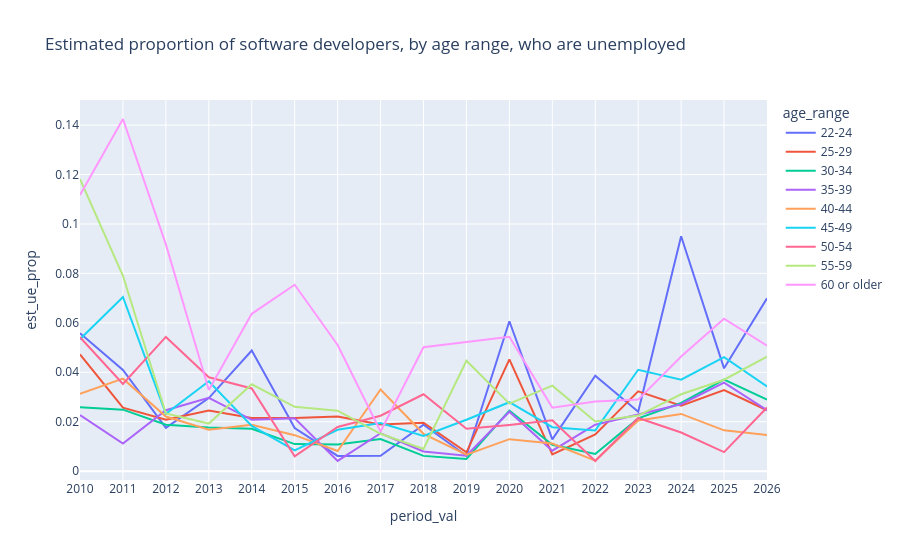

Here is the notebook cell this chart was saved with:
### Markdown cell above
The same chart without error bars:

### Code cell
px.line(df_ue_props.query(
"period == 'year_as_str' & occ2010 == 'Software developers, \
applications and systems software' & empstat_condensed_ue_prop == \
'Unemployed' & age_range not in ['All', 'Under 22']"), x = 'period_val', 
y = 'est_ue_prop', color = 'age_range',
title = 'Estimated proportion of software developers, by age range, who are unemployed')

### Figure 1 — Plotly figure (JSON) as saved in the notebook; plotly's stock layout.template omitted (floating-point values rounded to 4 significant figures)
{"data": [{"hovertemplate": "age_range=22-24<br>period_val=%{x}<br>est_ue_prop=%{y}<extra></extra>", "legendgroup": "22-24", "line": {"color": "#636efa", "dash": "solid"}, "marker": {"symbol": "circle"}, "mode": "lines", "name": "22-24", "orientation": "v", "showlegend": true, "type": "scatter", "x": ["2010", "2011", "2012", "2013", "2014", "2015", "2016", "2017", "2018", "2019", "2020", "2021", "2022", "2023", "2024", "2025", "2026"], "xaxis": "x", "y": [0.05578, 0.04095, 0.01752, 0.02955, 0.04882, 0.01743, 0.006155, 0.006223, 0.01878, 0.006235, 0.06064, 0.01284, 0.03862, 0.02403, 0.09504, 0.0416, 0.06991], "yaxis": "y"}, {"hovertemplate": "age_range=25-29<br>period_val=%{x}<br>est_ue_prop=%{y}<extra></extra>", "legendgroup": "25-29", "line": {"color": "#EF553B", "dash": "solid"}, "marker": {"symbol": "circle"}, "mode": "lines", "name": "25-29", "orientation": "v", "showlegend": true, "type": "scatter", "x": ["2010", "2011", "2012", "2013", "2014", "2015", "2016", "2017", "2018", "2019", "2020", "2021", "2022", "2023", "2024", "2025", "2026"], "xaxis": "x", "y": [0.04722, 0.02567, 0.02081, 0.02457, 0.02154, 0.0215, 0.02211, 0.01889, 0.01957, 0.00761, 0.04525, 0.006757, 0.01482, 0.03231, 0.02649, 0.03279, 0.02464], "yaxis": "y"}, {"hovertemplate": "age_range=30-34<br>period_val=%{x}<br>est_ue_prop=%{y}<extra></extra>", "legendgroup": "30-34", "line": {"color": "#00cc96", "dash": "solid"}, "marker": {"symbol": "circle"}, "mode": "lines", "name": "30-34", "orientation": "v", "showlegend": true, "type": "scatter", "x": ["2010", "2011", "2012", "2013", "2014", "2015", "2016", "2017", "2018", "2019", "2020", "2021", "2022", "2023", "2024", "2025", "2026"], "xaxis": "x", "y": [0.02582, 0.02487, 0.01877, 0.01765, 0.01716, 0.01095, 0.01074, 0.01297, 0.006168, 0.00493, 0.02452, 0.01064, 0.006961, 0.02132, 0.02757, 0.03702, 0.02897], "yaxis": "y"}, {"hovertemplate": "age_range=35-39<br>period_val=%{x}<br>est_ue_prop=%{y}<extra></extra>", "legendgroup": "35-39", "line": {"color": "#ab63fa", "dash": "solid"}, "marker": {"symbol": "circle"}, "mode": "lines", "name": "35-39", "orientation": "v", "showlegend": true, "type": "scatter", "x": ["2010", "2011", "2012", "2013", "2014", "2015", "2016", "2017", "2018", "2019", "2020", "2021", "2022", "2023", "2024", "2025", "2026"], "xaxis": "x", "y": [0.02266, 0.01113, 0.02462, 0.02969, 0.02075, 0.02142, 0.00415, 0.01532, 0.007975, 0.006251, 0.02404, 0.008269, 0.01878, 0.02286, 0.02708, 0.0358, 0.02467], "yaxis": "y"}, {"hovertemplate": "age_range=40-44<br>period_val=%{x}<br>est_ue_prop=%{y}<extra></extra>", "legendgroup": "40-44", "line": {"color": "#FFA15A", "dash": "solid"}, "marker": {"symbol": "circle"}, "mode": "lines", "name": "40-44", "orientation": "v", "showlegend": true, "type": "scatter", "x": ["2010", "2011", "2012", "2013", "2014", "2015", "2016", "2017", "2018", "2019", "2020", "2021", "2022", "2023", "2024", "2025", "2026"], "xaxis": "x", "y": [0.03129, 0.03741, 0.02208, 0.01674, 0.0188, 0.01455, 0.008152, 0.03302, 0.0151, 0.006645, 0.01293, 0.01118, 0.004264, 0.02052, 0.02314, 0.0165, 0.01463], "yaxis": "y"}, {"hovertemplate": "age_range=45-49<br>period_val=%{x}<br>est_ue_prop=%{y}<extra></extra>", "legendgroup": "45-49", "line": {"color": "#19d3f3", "dash": "solid"}, "marker": {"symbol": "circle"}, "mode": "lines", "name": "45-49", "orientation": "v", "showlegend": true, "type": "scatter", "x": ["2010", "2011", "2012", "2013", "2014", "2015", "2016", "2017", "2018", "2019", "2020", "2021", "2022", "2023", "2024", "2025", "2026"], "xaxis": "x", "y": [0.05336, 0.07046, 0.0232, 0.03635, 0.01831, 0.008389, 0.01672, 0.01948, 0.01423, 0.02077, 0.02789, 0.01778, 0.01648, 0.04102, 0.03699, 0.04611, 0.03425], "yaxis": "y"}, {"hovertemplate": "age_range=50-54<br>period_val=%{x}<br>est_ue_prop=%{y}<extra></extra>", "legendgroup": "50-54", "line": {"color": "#FF6692", "dash": "solid"}, "marker": {"symbol": "circle"}, "mode": "lines", "name": "50-54", "orientation": "v", "showlegend": true, "type": "scatter", "x": ["2010", "2011", "2012", "2013", "2014", "2015", "2016", "2017", "2018", "2019", "2020", "2021", "2022", "2023", "2024", "2025", "2026"], "xaxis": "x", "y": [0.05421, 0.03529, 0.0543, 0.03798, 0.03345, 0.005973, 0.01788, 0.02241, 0.03109, 0.01713, 0.01866, 0.02054, 0.004097, 0.02151, 0.01563, 0.007692, 0.02577], "yaxis": "y"}, {"hovertemplate": "age_range=55-59<br>period_val=%{x}<br>est_ue_prop=%{y}<extra></extra>", "legendgroup": "55-59", "line": {"color": "#B6E880", "dash": "solid"}, "marker": {"symbol": "circle"}, "mode": "lines", "name": "55-59", "orientation": "v", "showlegend": true, "type": "scatter", "x": ["2010", "2011", "2012", "2013", "2014", "2015", "2016", "2017", "2018", "2019", "2020", "2021", "2022", "2023", "2024", "2025", "2026"], "xaxis": "x", "y": [0.1182, 0.07906, 0.02334, 0.01924, 0.03515, 0.02604, 0.02448, 0.01511, 0.008983, 0.04464, 0.02729, 0.0346, 0.02007, 0.02249, 0.03111, 0.03698, 0.04633], "yaxis": "y"}, {"hovertemplate": "age_range=60 or older<br>period_val=%{x}<br>est_ue_prop=%{y}<extra></extra>", "legendgroup": "60 or older", "line": {"color": "#FF97FF", "dash": "solid"}, "marker": {"symbol": "circle"}, "mode": "lines", "name": "60 or older", "orientation": "v", "showlegend": true, "type": "scatter", "x": ["2010", "2011", "2012", "2013", "2014", "2015", "2016", "2017", "2018", "2019", "2020", "2021", "2022", "2023", "2024", "2025", "2026"], "xaxis": "x", "y": [0.1117, 0.1425, 0.09175, 0.03279, 0.06366, 0.0754, 0.05102, 0.01604, 0.05014, 0.05224, 0.05438, 0.0257, 0.02818, 0.02894, 0.04635, 0.06169, 0.0508], "yaxis": "y"}], "layout": {"legend": {"title": {"text": "age_range"}, "tracegroupgap": 0}, "title": {"text": "Estimated proportion of software developers, by age range, who are unemployed"}, "xaxis": {"anchor": "y", "domain": [0, 1], "title": {"text": "period_val"}}, "yaxis": {"anchor": "x", "domain": [0, 1], "title": {"text": "est_ue_prop"}}}}
